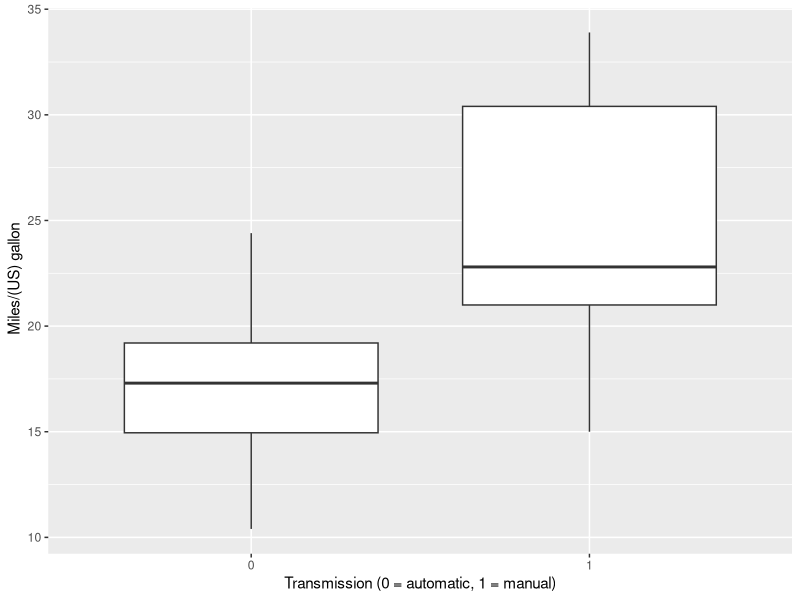
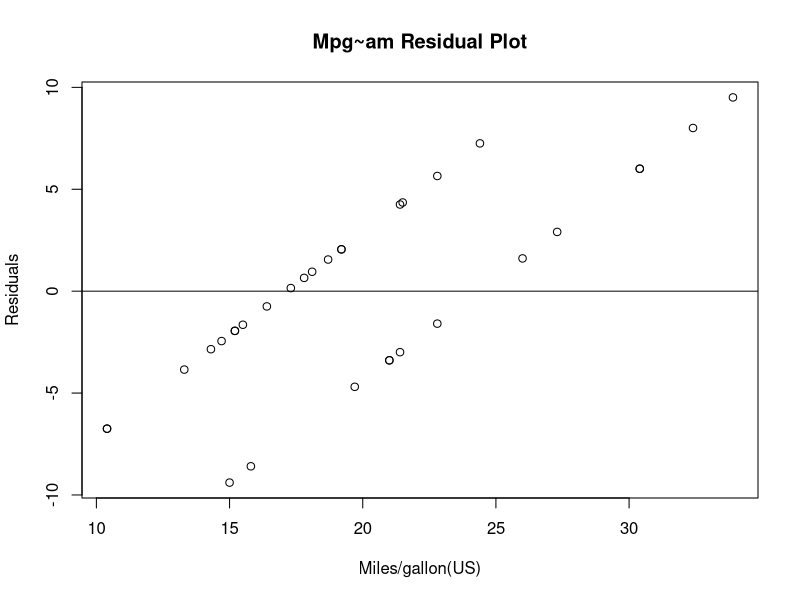
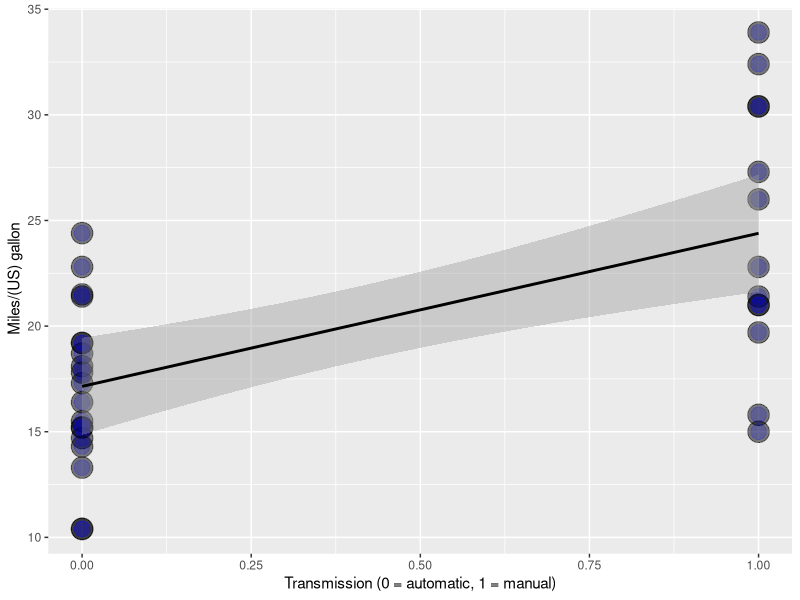
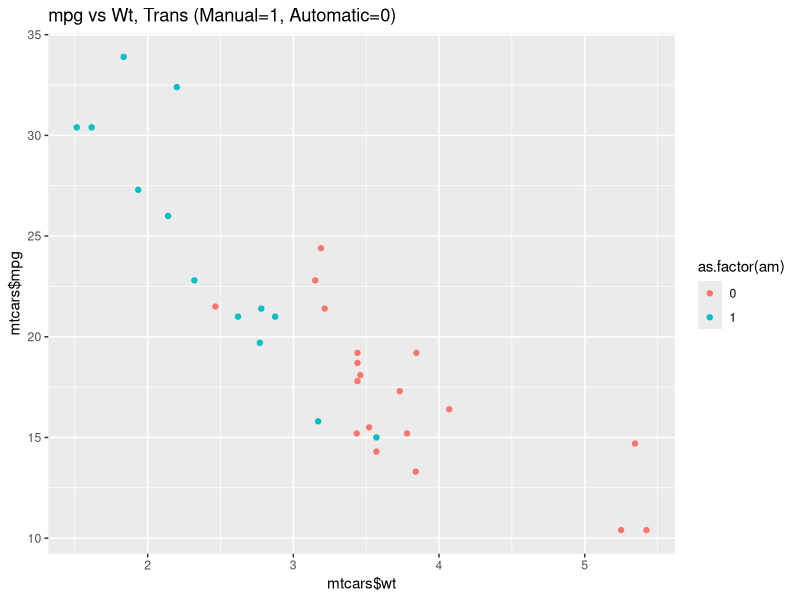
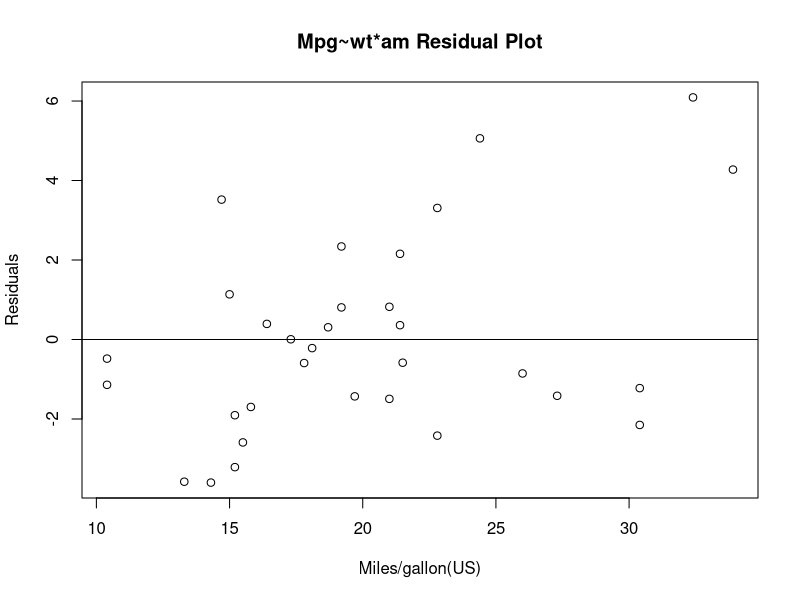

Recreate these plots in R, in order.
## ---- chunk 1
knitr::opts_chunk$set(echo = TRUE)
rm(list=ls())
## ---- chunk 2

y <- mtcars$mpg
x <- mtcars$am
# check for nas 
sapply(mtcars,function(x) sum(is.na(x)))
sapply(mtcars, function(x) length(unique(x)))
## ---- chunk 3
fit1 <- lm(mpg ~ am , data= mtcars)
#summary(fit1)

e <- resid(fit1)
## ---- chunk 4
library(ggplot2)
g = ggplot(mtcars, aes(x=factor(am), y=mpg)) + geom_boxplot()
g = g + ylab(" Miles/(US) gallon")
g = g + xlab("Transmission (0 = automatic, 1 = manual)")
g
## ---- chunk 5
plot(mtcars$mpg, e,
     ylab = "Residuals", xlab = "Miles/gallon(US)",
     main = "Mpg~am Residual Plot")
abline(0,0)

#standard error appears to increase in higher mpg and manual transmission 
g2 = ggplot(mtcars, aes(x = am, y = mpg))
g2 = g2 + ylab(" Miles/(US) gallon")
g2 = g2 + xlab("Transmission (0 = automatic, 1 = manual)")
g2 = g2 + geom_point(size = 7, colour = "black", alpha=0.5)
g2 = g2 + geom_point(size = 5, colour = "blue", alpha=0.2)
g2 = g2 + geom_smooth(method = "lm", colour = "black")
g2
## ---- chunk 6
fit2 <- lm(mpg ~ ., data = mtcars)
##summary(fit2)

## ---- chunk 7
# Plot 

#plot(wt, mpg,data=mtcars, main="Weight and mpg", 
#  	xlab="Car Weight ", ylab="Miles Per Gallon ", pch=19)
#fitwt  <- lm(mpg~wt,mtcars)
#abline(fitwt)

cormat <- cor(mtcars[,1:11])

fitwtam <- lm(mpg ~ wt*am, data = mtcars)

Predicted  <- predict(fitwtam, mtcars)

mydf = cbind(mtcars, Predicted)

qplot(mtcars$wt, mtcars$mpg, colour = as.factor(am), main = "mpg vs Wt, Trans (Manual=1, Automatic=0)",
   data = mtcars)

## ---- chunk 8

fitwtam <- lm(mpg~am*wt, mtcars)
#summary(fitwtam)

fitwt <- lm(mpg~wt, mtcars)
#summary(fitwt)

ewt <- resid(fitwt)
ewtam <- resid(fitwtam)
## ---- chunk 9
plot(mtcars$mpg, ewtam,
     ylab = "Residuals", xlab = "Miles/gallon(US)",
     main = "Mpg~wt*am Residual Plot")
abline(0,0)

